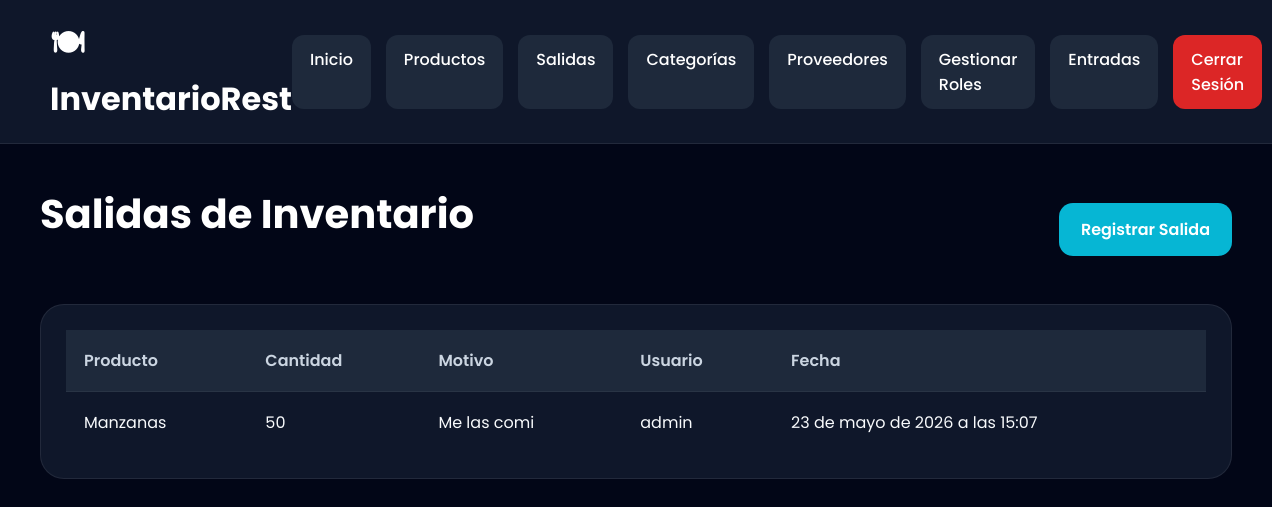
Page /salidas/ (signed in) on the committed database.
### modulo/models.py (models this page shows, shortened)
class SalidaProducto(models.Model):
    producto = models.ForeignKey(
        Producto,
        on_delete=models.CASCADE
    )
    usuario = models.ForeignKey(
        User,
        on_delete=models.CASCADE
    )
    cantidad = models.IntegerField()
    motivo = models.CharField(
        max_length=255
    )
    observaciones = models.TextField(
        blank=True,
        null=True
    )
    fecha = models.DateTimeField(
        auto_now_add=True
    )
    class Meta:
        verbose_name = "Salida de Producto"
        verbose_name_plural = "Salidas de Productos"

class Producto(models.Model):
    nombre = models.CharField(
        max_length=100
    )
    descripcion = models.TextField(
        blank=True,
        null=True
    )
    precio = models.DecimalField(
        max_digits=10,
        decimal_places=2
    )
    stock_actual = models.IntegerField(
        default=0
    )
    categoria = models.ForeignKey(
        Categoria,
        on_delete=models.CASCADE
    )
    class Meta:
        verbose_name = "Producto"
        verbose_name_plural = "Productos"

### modulo/views.py (the view)
@login_required
def lista_salidas(request):
    if request.user.usuario.rol not in ['admin', 'empleado']:
        return redirect('dashboard')
    salidas = SalidaProducto.objects.all().order_by('-fecha')
    return render(
        request,
        'modulo/lista_salidas.html',
        {
            'salidas': salidas
        }
    )

### modulo/templates/modulo/lista_salidas.html (shortened to what this page needs)
{% extends 'modulo/base.html' %}
{% block content %}
<div class="products-page">
    <div class="products-header">
        <h1 class="page-title">
            Salidas de Inventario
        </h1>
        <a href="{% url 'registrar_salida' %}"
           class="create-product-btn">
            Registrar Salida
        </a>
    </div>
    <div class="products-card">
        <table class="products-table">
            <thead>
                <tr>
                    <th>Producto</th>
                    <th>Cantidad</th>
                    <th>Motivo</th>
                    <th>Usuario</th>
                    <th>Fecha</th>
                </tr>
            </thead>
            <tbody>
                {% for salida in salidas %}
                <tr>
                    <td>
                        {{ salida.producto.nombre }}
                    </td>
                    <td>
                        {{ salida.cantidad }}
                    </td>
                    <td>
                        {{ salida.motivo }}
                    </td>
                    <td>
                        {{ salida.usuario.username }}
                    </td>
                    <td>
                        {{ salida.fecha }}
                    </td>
                </tr>
                {% endfor %}
            </tbody>
        </table>
    </div>
</div>
{% endblock %}

### modulo/static/modulo/css/base.css (style rules this page uses)
* { margin: 0; padding: 0; box-sizing: border-box; }
body { font-family: 'Poppins', sans-serif; background: #020617; color: white; min-height: 100vh; }
h1 { font-size: 42px; margin-bottom: 30px; }
.products-page { width: 100%; }
.products-header { display: flex; justify-content: space-between; align-items: center; margin-bottom: 30px; }
.page-title { font-size: 40px; color: white; }
.create-product-btn { text-decoration: none; background: #06b6d4; color: white; padding: 14px 22px; border-radius: 14px; font-weight: 600; transition: 0.3s; }
.products-card { background: #0f172a; border-radius: 24px; padding: 25px; border: 1px solid rgba(255,255,255,0.08); overflow-x: auto; }
.products-table { width: 100%; border-collapse: collapse; }
.products-table thead { background: #1e293b; }
.products-table th { padding: 18px; text-align: left; color: #cbd5e1; font-weight: 600; }
.products-table td { padding: 18px; border-top: 1px solid rgba(255,255,255,0.05); color: #f8fafc; }
.products-table tbody tr { transition: 0.3s; }

### rows in the picture
SalidaProducto: producto.nombre "Manzanas", cantidad "50", motivo "Me las comi", usuario.username "admin", fecha "23 de mayo de 2026 a las 15:07"
